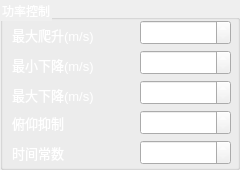
         <widget class="QGroupBox" name="f_pid_box_7">
          <property name="geometry">
           <rect>
            <x>10</x>
            <y>310</y>
            <width>240</width>
            <height>170</height>
           </rect>
          </property>
          <property name="styleSheet">
           <string notr="true">color: rgb(255, 255, 255);</string>
          </property>
          <property name="title">
           <string>功率控制</string>
          </property>
          <widget class="QLabel" name="label_55">
           <property name="geometry">
            <rect>
             <x>12</x>
             <y>24</y>
             <width>109</width>
             <height>21</height>
            </rect>
           </property>
           <property name="font">
            <font>
             <pointsize>10</pointsize>
            </font>
           </property>
           <property name="text">
            <string>最大爬升(m/s)</string>
           </property>
          </widget>
          <widget class="QDoubleSpinBox" name="f_climb_spd_max">
           <property name="geometry">
            <rect>
             <x>140</x>
             <y>20</y>
             <width>91</width>
             <height>25</height>
            </rect>
           </property>
           <property name="font">
            <font>
             <pointsize>10</pointsize>
            </font>
           </property>
          </widget>
          <widget class="QDoubleSpinBox" name="f_descend_spd_min">
           <property name="geometry">
            <rect>
             <x>140</x>
             <y>50</y>
             <width>91</width>
             <height>25</height>
            </rect>
           </property>
           <property name="font">
            <font>
             <pointsize>10</pointsize>
            </font>
           </property>
          </widget>
          <widget class="QLabel" name="label_56">
           <property name="geometry">
            <rect>
             <x>12</x>
             <y>54</y>
             <width>113</width>
             <height>21</height>
            </rect>
           </property>
           <property name="font">
            <font>
             <pointsize>10</pointsize>
            </font>
           </property>
           <property name="text">
            <string>最小下降(m/s)</string>
           </property>
          </widget>
          <widget class="QDoubleSpinBox" name="f_descend_spd_max">
           <property name="geometry">
            <rect>
             <x>140</x>
             <y>80</y>
             <width>91</width>
             <height>25</height>
            </rect>
           </property>
           <property name="font">
            <font>
             <pointsize>10</pointsize>
            </font>
           </property>
          </widget>
          <widget class="QLabel" name="label_57">
           <property name="geometry">
            <rect>
             <x>12</x>
             <y>84</y>
             <width>115</width>
             <height>21</height>
            </rect>
           </property>
           <property name="font">
            <font>
             <pointsize>10</pointsize>
            </font>
           </property>
           <property name="text">
            <string>最大下降(m/s)</string>
           </property>
          </widget>
          <widget class="QDoubleSpinBox" name="f_pitch_restrain">
           <property name="geometry">
            <rect>
             <x>140</x>
             <y>110</y>
             <width>91</width>
             <height>25</height>
            </rect>
           </property>
           <property name="font">
            <font>
             <pointsize>10</pointsize>
            </font>
           </property>
          </widget>
          <widget class="QLabel" name="label_58">
           <property name="geometry">
            <rect>
             <x>12</x>
             <y>112</y>
             <width>67</width>
             <height>21</height>
            </rect>
           </property>
           <property name="font">
            <font>
             <pointsize>10</pointsize>
            </font>
           </property>
           <property name="text">
            <string>俯仰抑制</string>
           </property>
          </widget>
          <widget class="QDoubleSpinBox" name="f_tecs_time">
           <property name="geometry">
            <rect>
             <x>140</x>
             <y>140</y>
             <width>91</width>
             <height>25</height>
            </rect>
           </property>
           <property name="font">
            <font>
             <pointsize>10</pointsize>
            </font>
           </property>
          </widget>
          <widget class="QLabel" name="label_59">
           <property name="geometry">
            <rect>
             <x>12</x>
             <y>142</y>
             <width>67</width>
             <height>21</height>
            </rect>
           </property>
           <property name="font">
            <font>
             <pointsize>10</pointsize>
            </font>
           </property>
           <property name="text">
            <string>时间常数</string>
           </property>
          </widget>
         </widget>
